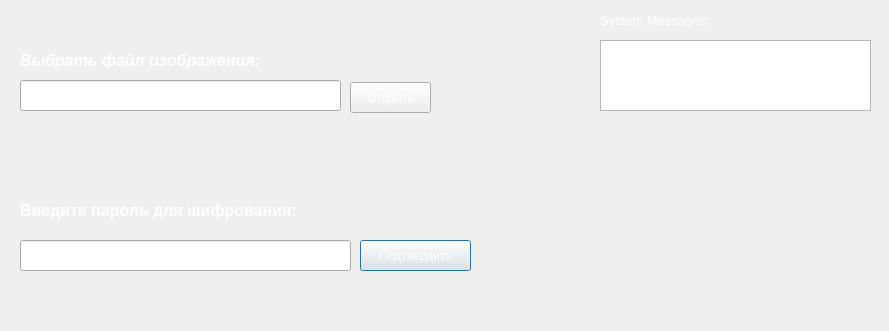
<?xml version="1.0" encoding="UTF-8"?>
<ui version="4.0">
 <class>Encode_img_Dialog</class>
 <widget class="QDialog" name="Encode_img_Dialog">
  <property name="geometry">
   <rect>
    <x>0</x>
    <y>0</y>
    <width>889</width>
    <height>331</height>
   </rect>
  </property>
  <property name="minimumSize">
   <size>
    <width>889</width>
    <height>331</height>
   </size>
  </property>
  <property name="maximumSize">
   <size>
    <width>889</width>
    <height>331</height>
   </size>
  </property>
  <property name="windowTitle">
   <string>Кодер Изображения</string>
  </property>
  <property name="windowIcon">
   <iconset resource="iconscryptor.qrc">
    <normaloff>:/icons/icons/pictures.png</normaloff>:/icons/icons/pictures.png</iconset>
  </property>
  <property name="styleSheet">
   <string notr="true">background-image: url(:/background/icons/background.png);</string>
  </property>
  <widget class="QLabel" name="label">
   <property name="geometry">
    <rect>
     <x>20</x>
     <y>170</y>
     <width>501</width>
     <height>81</height>
    </rect>
   </property>
   <property name="minimumSize">
    <size>
     <width>0</width>
     <height>0</height>
    </size>
   </property>
   <property name="maximumSize">
    <size>
     <width>1000</width>
     <height>1000</height>
    </size>
   </property>
   <property name="styleSheet">
    <string notr="true">color: rgb(255, 255, 255);</string>
   </property>
   <property name="text">
    <string>&lt;html&gt;&lt;head/&gt;&lt;body&gt;&lt;p&gt;&lt;span style=&quot; font-size:12pt; font-weight:600;&quot;&gt;Введите пароль для шифрования:&lt;/span&gt;&lt;/p&gt;&lt;/body&gt;&lt;/html&gt;</string>
   </property>
  </widget>
  <widget class="QLabel" name="label_3">
   <property name="geometry">
    <rect>
     <x>600</x>
     <y>0</y>
     <width>271</width>
     <height>41</height>
    </rect>
   </property>
   <property name="minimumSize">
    <size>
     <width>0</width>
     <height>0</height>
    </size>
   </property>
   <property name="maximumSize">
    <size>
     <width>1000</width>
     <height>1000</height>
    </size>
   </property>
   <property name="styleSheet">
    <string notr="true">color: rgb(255, 255, 255);</string>
   </property>
   <property name="text">
    <string>&lt;html&gt;&lt;head/&gt;&lt;body&gt;&lt;p&gt;&lt;span style=&quot; font-size:10pt;&quot;&gt;System Messages:&lt;/span&gt;&lt;/p&gt;&lt;/body&gt;&lt;/html&gt;</string>
   </property>
  </widget>
  <widget class="QPushButton" name="pushButton_accept_pass_decode">
   <property name="geometry">
    <rect>
     <x>360</x>
     <y>240</y>
     <width>111</width>
     <height>31</height>
    </rect>
   </property>
   <property name="minimumSize">
    <size>
     <width>0</width>
     <height>0</height>
    </size>
   </property>
   <property name="maximumSize">
    <size>
     <width>1000</width>
     <height>1000</height>
    </size>
   </property>
   <property name="styleSheet">
    <string notr="true">color: rgb(255, 255, 255);</string>
   </property>
   <property name="text">
    <string>Подтвердить</string>
   </property>
  </widget>
  <widget class="QPushButton" name="pushButton_open_decode">
   <property name="geometry">
    <rect>
     <x>350</x>
     <y>82</y>
     <width>81</width>
     <height>31</height>
    </rect>
   </property>
   <property name="minimumSize">
    <size>
     <width>0</width>
     <height>0</height>
    </size>
   </property>
   <property name="maximumSize">
    <size>
     <width>1000</width>
     <height>1000</height>
    </size>
   </property>
   <property name="styleSheet">
    <string notr="true">color: rgb(255, 255, 255);</string>
   </property>
   <property name="text">
    <string>Открыть</string>
   </property>
  </widget>
  <widget class="QLabel" name="label_4">
   <property name="geometry">
    <rect>
     <x>20</x>
     <y>30</y>
     <width>431</width>
     <height>61</height>
    </rect>
   </property>
   <property name="minimumSize">
    <size>
     <width>0</width>
     <height>0</height>
    </size>
   </property>
   <property name="maximumSize">
    <size>
     <width>1000</width>
     <height>1000</height>
    </size>
   </property>
   <property name="styleSheet">
    <string notr="true">color: rgb(255, 255, 255);</string>
   </property>
   <property name="text">
    <string>&lt;html&gt;&lt;head/&gt;&lt;body&gt;&lt;p&gt;&lt;span style=&quot; font-size:12pt; font-weight:600; font-style:italic;&quot;&gt;Выбрать файл изображения:&lt;/span&gt;&lt;/p&gt;&lt;/body&gt;&lt;/html&gt;</string>
   </property>
  </widget>
  <widget class="QTextEdit" name="lineEdit_sys_messages_decode">
   <property name="geometry">
    <rect>
     <x>600</x>
     <y>40</y>
     <width>271</width>
     <height>71</height>
    </rect>
   </property>
   <property name="minimumSize">
    <size>
     <width>0</width>
     <height>0</height>
    </size>
   </property>
   <property name="maximumSize">
    <size>
     <width>1000</width>
     <height>1000</height>
    </size>
   </property>
   <property name="styleSheet">
    <string notr="true">font: 8pt &quot;MS Shell Dlg 2&quot;;
color: rgb(255, 255, 255);</string>
   </property>
  </widget>
  <widget class="QLineEdit" name="plainTextEdit_for_pass_decode">
   <property name="geometry">
    <rect>
     <x>20</x>
     <y>240</y>
     <width>331</width>
     <height>31</height>
    </rect>
   </property>
   <property name="minimumSize">
    <size>
     <width>0</width>
     <height>0</height>
    </size>
   </property>
   <property name="maximumSize">
    <size>
     <width>1000</width>
     <height>1000</height>
    </size>
   </property>
   <property name="styleSheet">
    <string notr="true">color: rgb(255, 255, 255);
font: 12pt &quot;MS Shell Dlg 2&quot;;</string>
   </property>
   <property name="echoMode">
    <enum>QLineEdit::Password</enum>
   </property>
  </widget>
  <widget class="QLineEdit" name="lineEdit_path">
   <property name="geometry">
    <rect>
     <x>20</x>
     <y>80</y>
     <width>321</width>
     <height>31</height>
    </rect>
   </property>
   <property name="minimumSize">
    <size>
     <width>0</width>
     <height>0</height>
    </size>
   </property>
   <property name="maximumSize">
    <size>
     <width>1000</width>
     <height>1000</height>
    </size>
   </property>
   <property name="styleSheet">
    <string notr="true">color: rgb(255, 255, 255);</string>
   </property>
  </widget>
  <zorder>label_4</zorder>
  <zorder>label</zorder>
  <zorder>label_3</zorder>
  <zorder>pushButton_accept_pass_decode</zorder>
  <zorder>pushButton_open_decode</zorder>
  <zorder>lineEdit_sys_messages_decode</zorder>
  <zorder>plainTextEdit_for_pass_decode</zorder>
  <zorder>lineEdit_path</zorder>
 </widget>
 <resources>
  <include location="iconscryptor.qrc"/>
 </resources>
 <connections/>
</ui>
